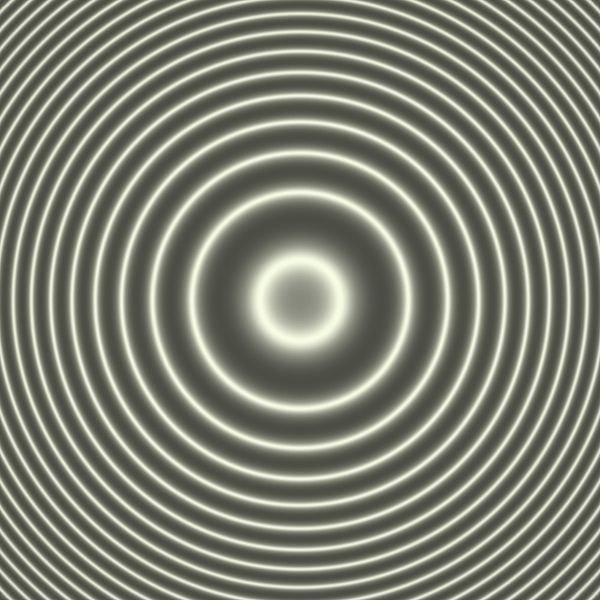
#> input picture Zeeman Effect/Test Images/TEST3.jpg, 600 x 600 px, found by its file name
$ python 'detect intensity.py'
#> lines starting #> are read from the running program, lines starting #| are printed output that depends on the picture; long printed decimals are rounded
from PIL import Image, ImageOps
import numpy as np
import matplotlib.pyplot as plt
import matplotlib.patches as patches
from scipy.optimize import curve_fit
from scipy.signal import argrelextrema, find_peaks

#Open image, convert to grayscale

im = Image.open('Zeeman Effect\Test Images\TEST3.jpg')
#> im is the input picture: PIL image 600x600 RGB; mean R, G, B 125.7, 127.6, 115.1
im = im.convert('LA')
#> im: PIL image 600x600 LA
x, y = im.size
#> x = 600; y = 600
# im.show()
xPixels = np.arange(0, x)
#> xPixels = 600 values from 0 to 599

#Record Intensity/intensity of pixels along x

px = im.load()
intensity = np.zeros(x)
#> intensity = 600 values from 0 to 0
for i in range(x):
    intensity[i] = px[i,y/2][0]
#> after the loop, intensity = 600 values, max 247 at index 152, min 75 at index 219, mean 131.7

#Locate peaks in Intensity vs x plot and calculate distances between peaks

max, _ = find_peaks(intensity, height = np.max(intensity)/2)
#> max = 18 values from 13 to 587

diff_pixels = np.ediff1d(max)
#> diff_pixels = 17 values, max 82 at index 8, min 18 at index 0, mean 33.76
print('Distance between peaks (pixels):', diff_pixels)
#| Distance between peaks (pixels): [18 19 21 24 26 31 39 68 82 67 39 31 26 24 21 19 19]

#Zoom in on largest peak and fit gaussian, calculate errors on fit

zoom_peak = intensity[max].argmax()
#> zoom_peak = 6
# print(zoom_peak)

zoom_factor = 7
xZoom = xPixels[(xPixels > max[zoom_peak] - zoom_factor) & (xPixels < max[zoom_peak] + zoom_factor)]
#> xZoom = [146, 147, 148, 149, 150, 151, 152, 153, 154, 155, 156, 157, 158]
yZoom = intensity[(xPixels > max[zoom_peak] - zoom_factor) & (xPixels < max[zoom_peak] + zoom_factor)]
#> yZoom = [126, 140, 158, 184, 214, 235, 247, 236, 213, 185, 161, 143, 128]

def gauss_f(x, A, mu, sig):
    return A*np.exp(-(x-mu)**2/sig**2)

#p0 = [amplitude guess, center guess, STD guess]
popt, pcov = curve_fit(gauss_f, xZoom, yZoom, p0 = [245, 152, 5])
#> popt = [233.5, 152, 7.11]; pcov = [[22.79, -0.00331, -0.867], [-0.00331, 0.0167, 0.00043], [-0.867, 0.00043, 0.0747]]
A_opt, mu_opt, sig_opt = popt
#> A_opt = 233.5; mu_opt = 152; sig_opt = 7.11
xModel = np.linspace(np.min(xZoom), np.max(xZoom), 1000)
#> xModel = 1000 values from 146 to 158
yModel = gauss_f(xModel, A_opt, mu_opt, sig_opt)
#> yModel = 1000 values, max 233.5 at index 503, min 113.5 at index 0, mean 188

print('Gaussian Values:', popt)
#| Gaussian Values: [233.459 152.037    7.109]
print('Errors on Gaussian Values:', np.sqrt(np.diag(pcov)))
#| Errors on Gaussian Values: [4.774 0.1293 0.2733]

#Plot

fig, axes = plt.subplots(1, 3, figsize = (14, 6))
ax = axes[0]
ax.set_title('Intensity vs. x')
ax.set_xlabel('x [Pixels]')
ax.set_ylabel('Intensity [0-255]')
ax.plot(xPixels, intensity, linewidth = 1, label = 'Intensity')
ax.scatter(max, intensity[max], color = 'red', s = 15, label = 'Maxima')
ax.legend(loc = 'lower right')
zoomRect = patches.Rectangle((min(xZoom), min(yZoom)), (np.max(xZoom)-min(xZoom)), (np.max(yZoom)-min(yZoom)), linewidth = 1, edgecolor = 'green', facecolor = 'none')
ax.add_patch(zoomRect)

bx = axes[1]
bx.set_title('Largest Peak Gaussian Fit')
bx.set_xlabel('x [Pixels]')
bx.set_ylabel('Intensity [0-255]')
bx.scatter(xZoom, yZoom, s = 15, label = 'Intensity')
bx.plot(xModel, yModel, linewidth = 1, label = 'Gaussian fit', color = 'green')
bx.legend(loc = 'lower right')

cx = axes[2]
cx.set_title('Covariance Matrix (Gaussian Fit)')
cx.imshow(np.log(np.abs(pcov)))
fig.colorbar(cx.imshow(np.log(np.abs(pcov))), ax = cx)

plt.show()
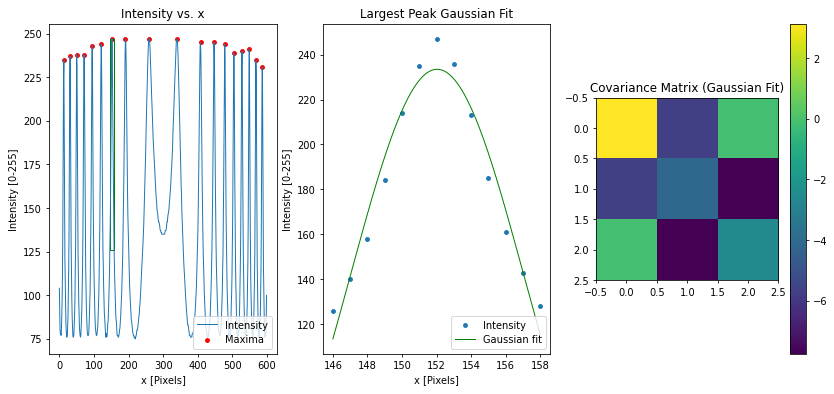
#> figure drawn by matplotlib, 4 panels; panel 1: curve peaks at x = 152, y = 247; panel 2: curve peaks at x = 152, y = 233.5

$ run again, with Zeeman Effect/Test Images/etalon-fringes.jpg copied over Zeeman Effect/Test Images/TEST3.jpg
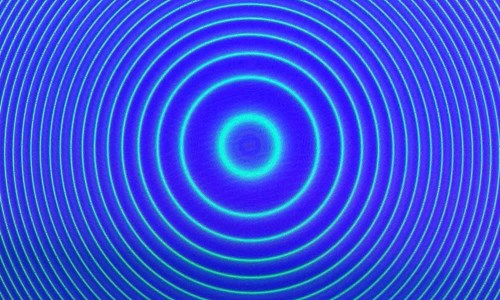
#> input picture Zeeman Effect/Test Images/etalon-fringes.jpg, 500 x 300 px, found by its file name
#> im is the input picture: PIL image 500x300 RGB; mean R, G, B 52.2, 75.5, 225.8
#> `im = im.convert('LA')`:
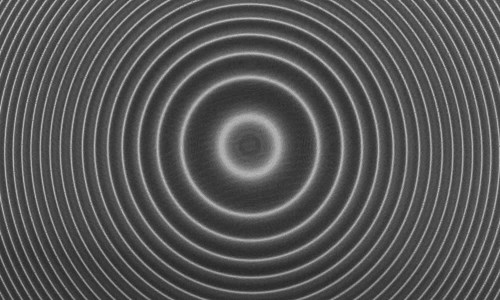
#> im: PIL image 500x300 LA; mean R, G, B, A 85.7, 85.7, 85.7, 255
#> after the loop `for i in range(x):`: intensity = 500 values, max 180 at index 157, min 51 at index 194, mean 89.09
#> max = 32 values from 4 to 490
#> diff_pixels = 31 values, max 43 at index 15, min 8 at index 1, mean 15.68
#| Distance between peaks (pixels): [ 9  8  9 10 10 10 11 11 12 13 15 16 19 24 41 43 13 40 24 20 16 15 13 13
#|  12 11 10 10 10  9  9]
#> zoom_peak = 13
#> xZoom = [151, 152, 153, 154, 155, 156, 157, 158, 159, 160, 161, 162, 163]
#> yZoom = [79, 81, 86, 94, 99, 142, 180, 152, 111, 80, 70, 61, 59]
#> popt = [140.2, 156.7, 5.85]; pcov = [[114.9, 0.127, -4.58], [0.127, 0.142, -0.018], [-4.58, -0.018, 0.454]]
#> A_opt = 140.2; mu_opt = 156.7; sig_opt = 5.85
#> yModel = 1000 values, max 140.2 at index 474, min 43.88 at index 999, mean 103.2
#| Gaussian Values: [140.210 156.690   5.855]
#| Errors on Gaussian Values: [10.719    0.3771  0.6736]
#> `plt.show()`:
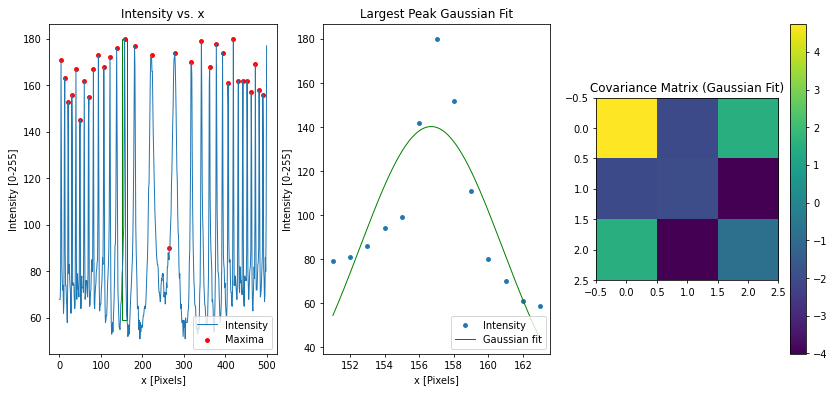
#> figure drawn by matplotlib, 4 panels; panel 1: curve peaks at x = 157, y = 180; panel 2: curve peaks at x = 156.7, y = 140.2
